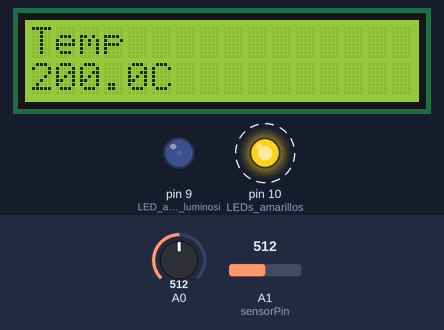
Bench run of a sketch on a simulated Arduino Uno, built with avr-gcc and run on an emulated ATmega328P. Shown: 16×2 character LCD, output pins drawn as LEDs (lit = HIGH). Dashed ring = blinking. The inputs (shaded band) are chosen by the test bench; at power-on: A0 = 512, A1 (sensorPin) = 512. What the sketch prints to the serial monitor is not drawn.

Above: at 1.2 s.
1.3 s: A0 set to 166
At 1.9 s:
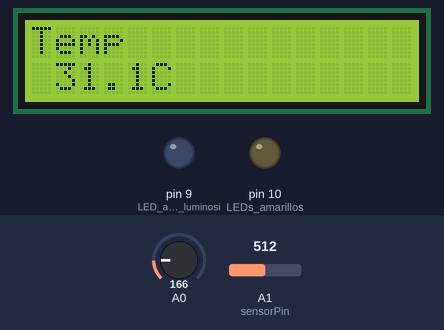
4.1 s: A0 set to 138
At 5.3 s:
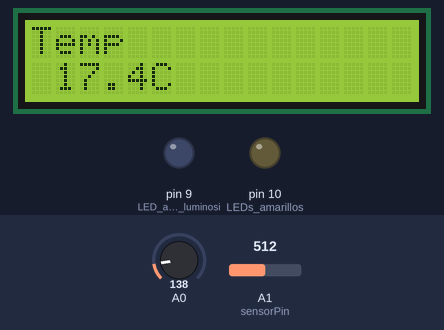
6.0 s: A0 set to 122
At 7.1 s:
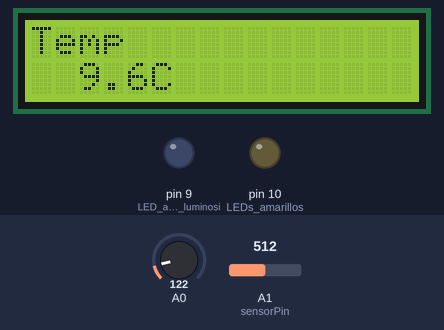
Timing chart, 0 to 9.0 s (numbered marks = the images above; inputs shaded):
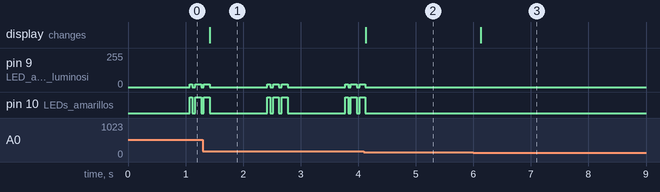

Measured:
- after the input at 1.3 s, the display: changes after 0.12 s (image 1)
- after the input at 4.1 s, pin 9 (LED_azul_para_la_luminosi): goes on until 4.1 s, then stays 0/255; pin 10 (LEDs_amarillos): goes on until 4.1 s, then stays LOW; the display: changes at once (image 2)
- after the input at 6.0 s, the display: changes after 0.13 s (image 3)

The sketch:

Prueba_Buzzer_2.ino
```cpp
/*

HUERTO DIGITAL

   - TEMPERATURE SENSOR
   - LIGHT SENSOR
   - LCD

  More information on the temperature sensor is available in the datasheet:
  http://dlnmh9ip6v2uc.cloudfront.net/datasheets/Sensors/Temp/TMP35_36_37.pdf

*/


#include <LiquidCrystal.h>
LiquidCrystal lcd(7,6,5,4,3,2);

const int temperaturePin = 0;

int buzzerPin = 9;

int ledState = LOW;
unsigned long previousMillis = 0;
const long interval = 1000;

const int sensorPin = 1;
int lightLevel, high = 0, low = 1023;

void setup()
{
  /*
  SECCIÓN DE ACTIVACIÓN
  */
  Serial.begin(9600); // baud rate

  pinMode(10, OUTPUT); // LEDs amarillos
 // pinMode(11, OUTPUT); // LEDs rojos

 // pinMode(9, OUTPUT); // LED azul para la luminosidad

  pinMode(9, OUTPUT); // Buzzer

  lcd.begin(16, 2); // activamos todos los cuadros del LCD
  lcd.clear(); // lo reseteamos cada vez que iniciemos la máquina
  lcd.print("Temp");
  lcd.setCursor(5,1);
  lcd.print("C");
  // lcd.setCursor(14,1);
  // lcd.print("F");
}


void loop()
{
  float voltage, degreesC, degreesF;

  voltage = getVoltage(temperaturePin); // 0-1023
  degreesC = (voltage - 0.5) * 100.0;
  degreesF = degreesC * (9.0/5.0) + 32.0;

  lightLevel = analogRead(sensorPin);
  manualTune();
 // analogWrite(10, 255-lightLevel);

  Serial.print("voltage: "); // esto es para imprimir por el monitor serial
  Serial.print(voltage);
  Serial.print("  deg C: ");
  Serial.print(degreesC);
  Serial.print("  deg F: ");
  Serial.print(degreesF);
  Serial.print(" lum(%): ");
  Serial.println(lightLevel*100/255);

  // 5 caracteres con 1 decimal (" 23.5" o "-10.5"), justo antes de la "C" (columna 5)
  char tempStr[6];
  dtostrf(degreesC, 5, 1, tempStr);
  lcd.setCursor(0,1);
  lcd.print(tempStr);
  delay(1000);


  if(degreesC < 25){
    digitalWrite(10, LOW);
    analogWrite(9, 0);
  }
  else { // a partir de 25 ºC: pitido + parpadeo una vez por medida
    analogWrite(9, 20);
    digitalWrite(10, HIGH);
    delay(50);
    analogWrite(9, 0);
    digitalWrite(10, LOW);
    delay(50);
    analogWrite(9, 20);
    digitalWrite(10, HIGH);
    delay(100);
    analogWrite(9, 0);
    digitalWrite(10, LOW);
    delay(50);
    analogWrite(9, 20);
    digitalWrite(10, HIGH);
    delay(100);
    analogWrite(9, 0);
    digitalWrite(10, LOW);
  }

}


// Arduino regula automáticamente el rango de luz
void manualTune(){
  lightLevel = map(lightLevel, 300, 800, 0, 255);
  lightLevel = constrain(lightLevel, 0, 255);
}


// This equation converts the 0 to 1023 value that analogRead()
// returns, into a 0.0 to 5.0 value that is the true voltage
// being read at that pin.
float getVoltage(int pin){
  return (analogRead(pin) * 0.004882814);
}
```
